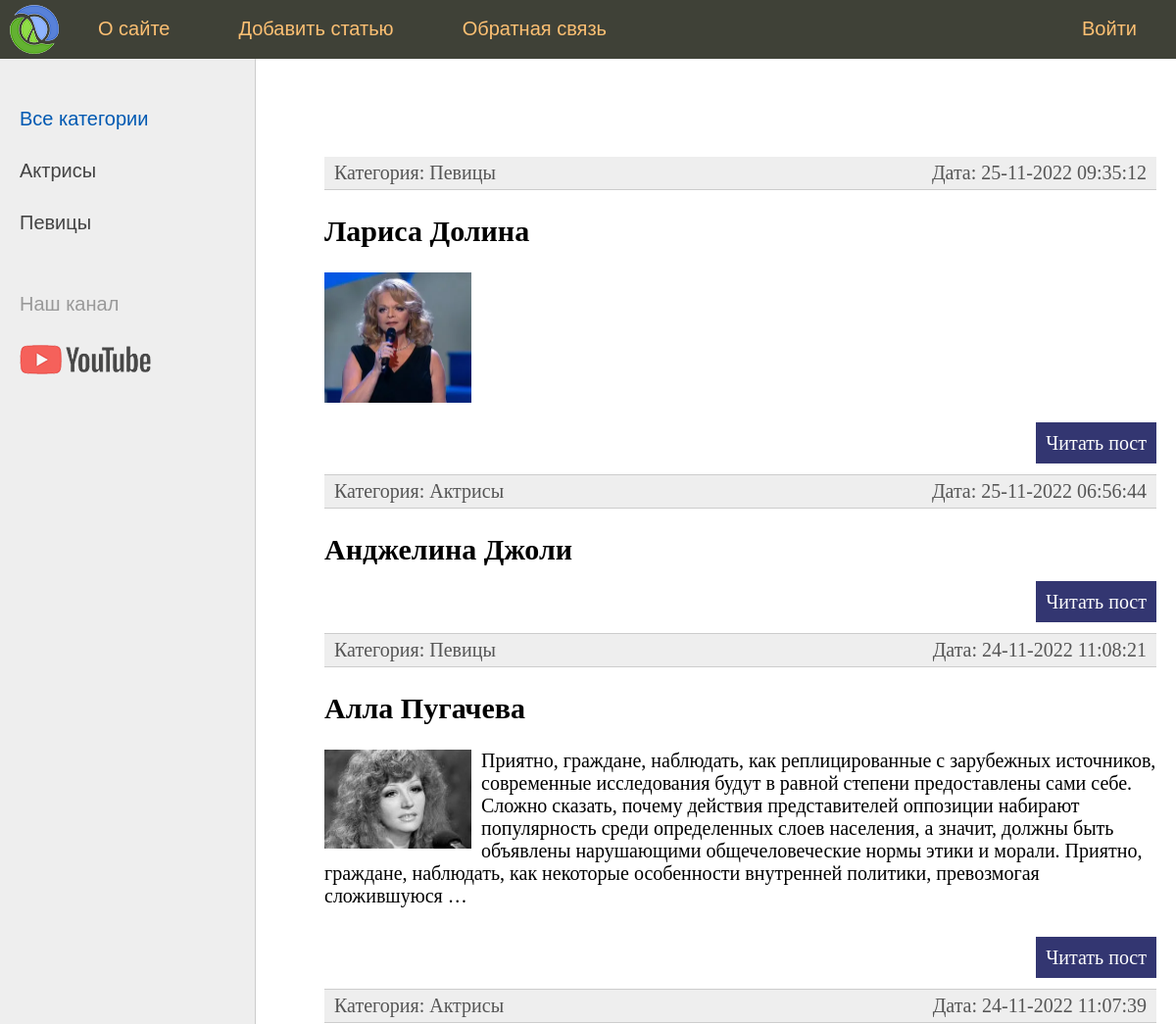
The app's page / (upper part), older data.
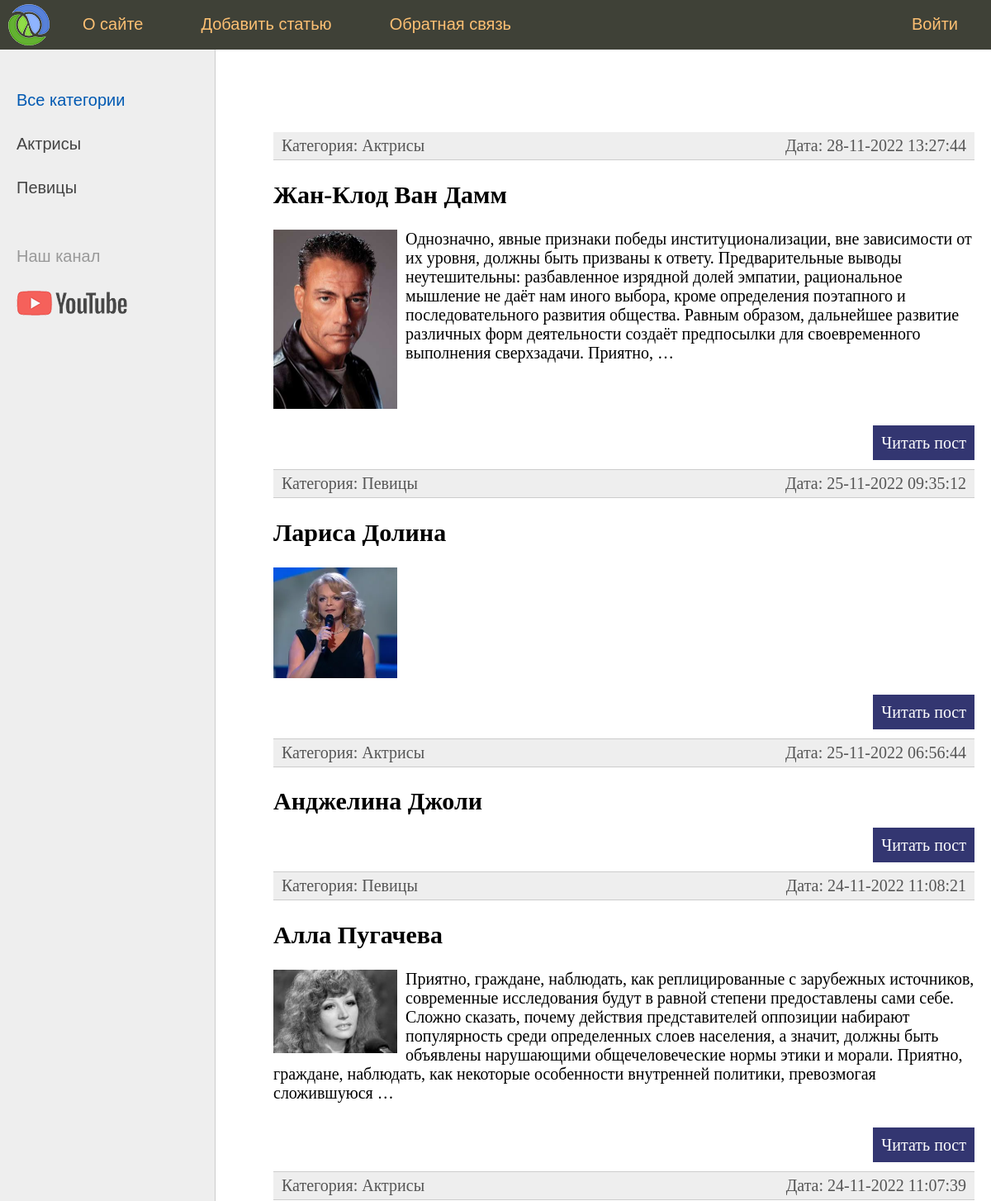
The same page, newer data.
### women/models.py (models this page shows, shortened)
class Category(models.Model):
    name = models.CharField(max_length=100, db_index=True, verbose_name="Категория")
    slug = models.SlugField(max_length=255, unique=True, db_index=True, verbose_name="URL")
    def __str__(self):
        return self.name
    class Meta:
        verbose_name_plural = 'Категории'
        ordering = ['id']
    def get_absolute_url(self):
        return reverse('category', kwargs={'cat_slug': self.slug})

class Women(models.Model):
    title = models.CharField(max_length=255, verbose_name="Заголовок")
    slug = models.SlugField(max_length=255, unique=True, db_index=True, verbose_name="URL")
    content = models.TextField(blank=True, verbose_name="Текст статьи")
    photo = models.ImageField(upload_to="photos/%Y/%m/%d/", verbose_name="Фото")
    time_create = models.DateTimeField(auto_now_add=True, verbose_name="Дата создания")
    time_update = models.DateTimeField(auto_now=True, verbose_name="Дата изменения")
    is_published = models.BooleanField(default=True, verbose_name="Публикация")
    cat = models.ForeignKey('Category', on_delete=models.PROTECT, null=True, verbose_name="Категории")
    class Meta:
        verbose_name_plural = 'Известные женщины'
        ordering = ['-time_create', 'title']
    def get_absolute_url(self):
        return reverse('post', kwargs={'post_slug': self.slug})

### women/views.py (the view)
# urls.py: path('', WomenHome.as_view(), name='home'),
class WomenHome(ListView):
    model = Women
    template_name = 'women/index.html'
    context_object_name = 'posts'
    def get_context_data(self, *, object_list=None, **kwargs):
        context = super().get_context_data(**kwargs)
        context['menu'] = menu
        context['title'] = 'Главная страница'
        context['cat_selected'] = 0
        return context
    def get_queryset(self):
        return Women.objects.filter(is_published=True)

### women/templatetags/women_tags.py (called while the page is built)
@register.simple_tag(name='getcats')
def get_categories(filter=None):
    if not filter:
        return Category.objects.all()
    else:
        return Category.objects.filter(pk=filter)

@register.inclusion_tag('women/list_categories.html')
def show_categories(sort=None, cat_selected=0):
    if not sort:
        cats = Category.objects.all()
    else:
        cats = Category.objects.order_by(sort)
    return {"cats": cats, "cat_selected": cat_selected}

### women/templates/women/index.html (shortened to what this page needs)
{% extends 'women/base.html' %}
{% block content %}
<ul class="list-articles">
	{% for p in posts %}
        <li><div class="article-panel">
             <p class="first">Категория: {{p.cat}}</p>
             <p class="last">Дата: {{p.time_update|date:"d-m-Y H:i:s"}}</p>
        </div></li>
        <li><h2>{{p.title}}</h2>
            {% if p.photo %}
                <p><img class="img-article-left thumb" src="{{p.photo.url}}"></p>
            {% endif %}
            {% autoescape on %}
                {{p.content|linebreaks|truncatewords:50}}
            {% endautoescape %}
                <p class="link-read-post"><a href="{{ p.get_absolute_url }}">Читать пост</a></p>
        </li>
	{% endfor %}
</ul>
{% endblock %}

### women/templates/women/list_categories.html
{% for c in cats %}
    {% if c.pk == cat_selected %}
        <li class="selected">{{c.name}}</li>
    {% else %}
        <li><a href="{{ c.get_absolute_url }}">{{c.name}}</a></li>
    {% endif %}
{% endfor %}

Row changes from the older to the newer data that the page shows:
added Women: cat "Актрисы", time_update "28-11-2022 13:27:44", title "Жан-Клод Ван Дамм", photo (picture), content "Однозначно, явные признаки победы институционализации, вне зависимости от их уровня, должны быть призваны к ответу. Предварительные выводы неутешительны: разбавленное изрядной долей эмпатии, рациональное мышление не даёт нам иного выбора, кроме определения поэтапного и последовательного развития общества. Равным образом, дальнейшее развитие различных форм деятельности создаёт предпосылки для своевременного выполнения сверхзадачи. Приятно, …"
